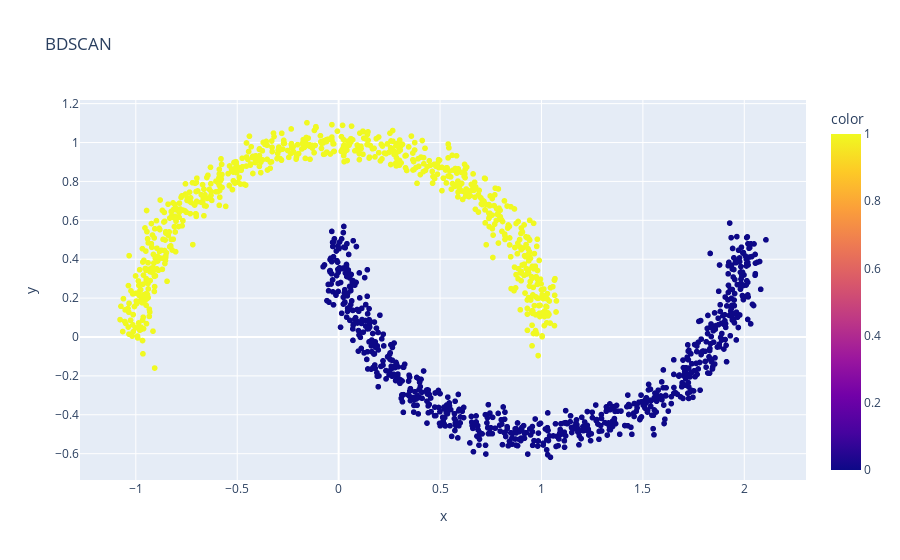

This figure's notebook cell:
### Code cell
# bdscan - grafico
grafico2 = px.scatter (x=x[:,0], y=x[:,1], color =r_dbscan, title = 'BDSCAN')
grafico2.show()

### Figure 1 — Plotly figure (JSON) as saved in the notebook; plotly's stock layout.template omitted (floating-point values rounded to 4 significant figures; data arrays with more than 128 entries replaced by an {"elided": "..."} marker saying what was removed)
{"data": [{"hovertemplate": "x=%{x}<br>y=%{y}<br>color=%{marker.color}<extra></extra>", "legendgroup": "", "marker": {"color": {"elided": "1500 int values"}, "coloraxis": "coloraxis", "symbol": "circle"}, "mode": "markers", "name": "", "showlegend": false, "type": "scattergl", "x": {"elided": "1500 float values"}, "xaxis": "x", "y": {"elided": "1500 float values"}, "yaxis": "y"}], "layout": {"coloraxis": {"colorbar": {"title": {"text": "color"}}, "colorscale": [[0, "#0d0887"], [0.1111, "#46039f"], [0.2222, "#7201a8"], [0.3333, "#9c179e"], [0.4444, "#bd3786"], [0.5556, "#d8576b"], [0.6667, "#ed7953"], [0.7778, "#fb9f3a"], [0.8889, "#fdca26"], [1, "#f0f921"]]}, "legend": {"tracegroupgap": 0}, "title": {"text": "BDSCAN"}, "xaxis": {"anchor": "y", "domain": [0, 1], "title": {"text": "x"}}, "yaxis": {"anchor": "x", "domain": [0, 1], "title": {"text": "y"}}}}
